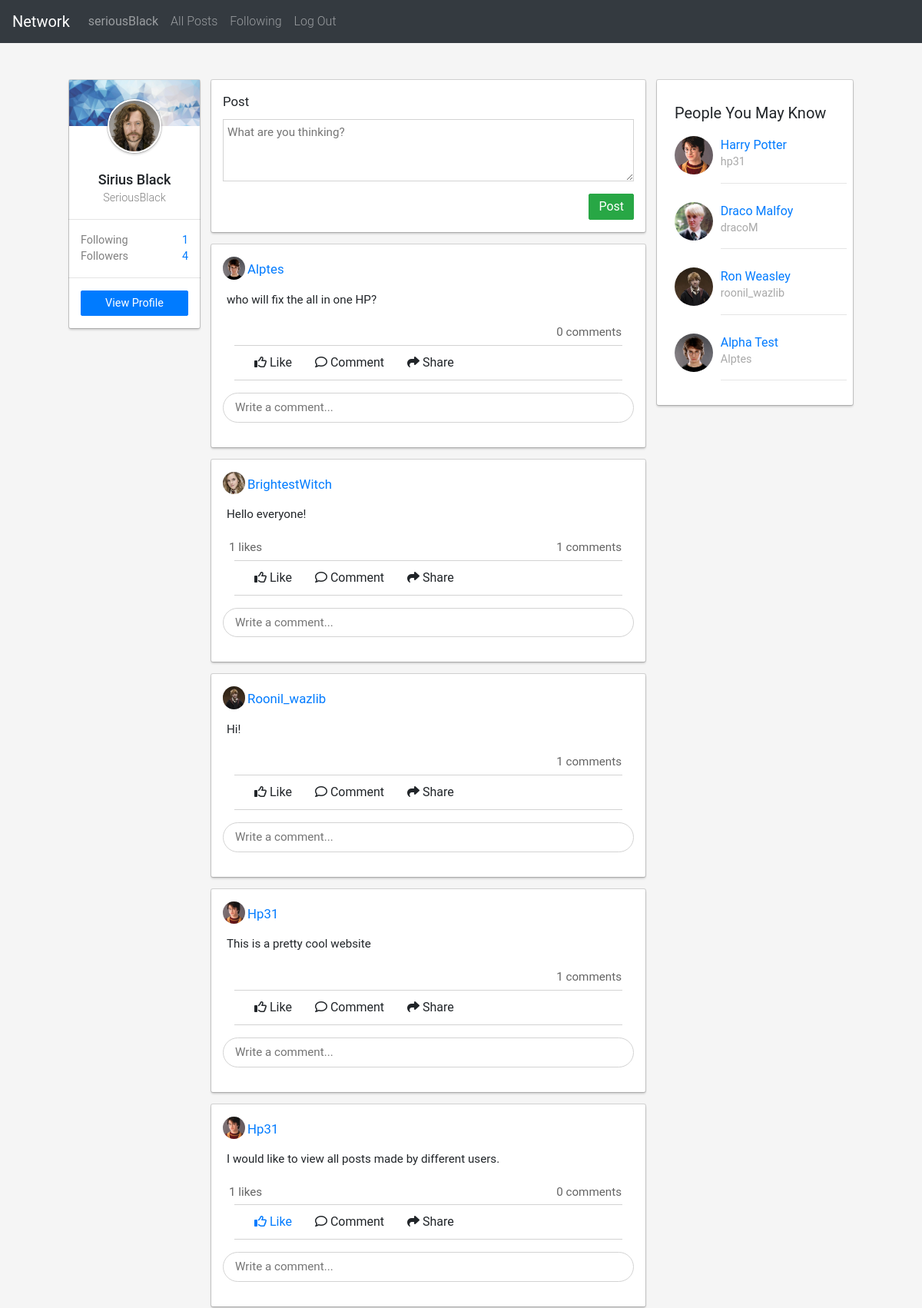
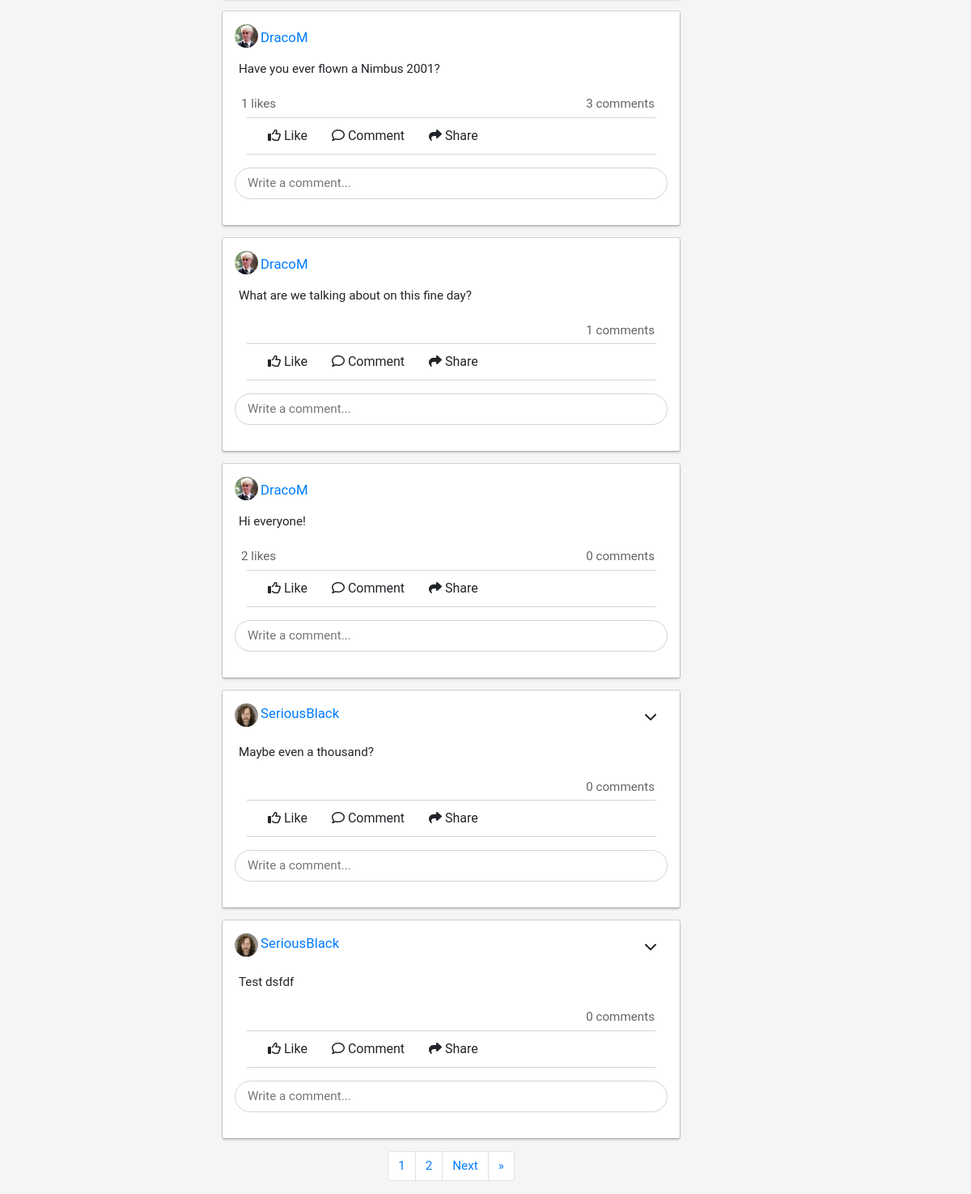
Screenshot of / (signed in) with the database file from the repository (2 pictures, top to bottom).
### network/models.py (models this page shows, shortened)
class User(AbstractUser):
    followers = models.ManyToManyField('self', blank=True, related_name="followersList", symmetrical=False)
    following = models.ManyToManyField('self', blank=True, related_name="followingList", symmetrical=False)
    profilePic = models.ImageField(upload_to=new_filename, storage=OverwriteStorage(), null=True, blank=True)
    description = models.TextField(null=True, blank=True)
    def __str__(self):
        return f"{self.username}"
    def followerCount(self):
        return len(self.followers.all())
    def followingCount(self):
        return len(self.following.all())

class Post(models.Model):
    user = models.ForeignKey(User, on_delete=models.CASCADE, blank=True, related_name="posts")
    content = models.TextField()
    time = models.DateTimeField(auto_now_add=True)
    likes = models.ManyToManyField(User, blank=True, related_name="postLikes")
    ordering = ['-time']
    def comments(self):
        commentList = Comment.objects.all().filter(post=self)
        return commentList
    def allLikes(self):
        userList = list(self.likes.all())
        for i in range(len(userList)):
            userList[i] = userList[i].username
        return userList

### network/views.py (the view, shortened to what this page needs)
# urls.py: path("", views.index, name="index"),
def index(request):
    user = request.user
    print(user)
    print("GET Request has been called")
    if not user.is_authenticated:
        return HttpResponseRedirect(reverse("login"))
    postsList = Post.objects.order_by("-time").all()
    paginator = Paginator(postsList, 10)
    page_number =  request.GET.get('page')
    page_obj = paginator.get_page(page_number)
    pYouMayKnow = utils.getRandomProfiles(user)
    pAlsoViewed = utils.getRandomProfiles(user)
    return render(request, "network/index.html", {
        "postsList" : postsList,
        "page_obj" : page_obj,
        "pYouMayKnow" : pYouMayKnow,
        "pAlsoViewed" : pAlsoViewed
    })

### network/models.py (called while the page is built)
    def allLikes(self):
        userList = list(self.likes.all())
        for i in range(len(userList)):
            userList[i] = userList[i].username
        return userList

### network/utils.py (called while the page is built)
def getRandomProfiles(user):
    randomProfiles = list(User.objects.all().exclude(id=user.id))
    randomProfiles = random.sample(randomProfiles, k=4)
    return randomProfiles

### network/templates/network/index.html (shortened to what this page needs)
{% extends "network/layout.html" %}
{% load static %}
{% block body %}
<div class="container" style="max-width: 85%;">
    <div class="row p-0 mt-5">
        <div class="col-md-2" style="font-size: 0.9rem">
            <div class="row mb-4 pb-3" id="viewProfileTab"
                style="min-height: 50px; background-color: white; border-radius: 2px; box-shadow: rgba(0, 0, 0, 0.15) 0px 0px 0px 1px, rgba(0, 0, 0, 0.2) 0px 2px 3px 0px;">
                <div class="col">
                    <div class="row" style="height: 60px; overflow: hidden;">
                    </div>
                    <div class="d-flex justify-content-center">
                        {% if request.user.profilePic %}
                        <img id="smallProfilePic" src="{{request.user.profilePic.url}}" alt="profile-pic">
                        {% else %}
                        <img id="smallProfilePic" src="{% static 'network/images/defaultAvatar.png' %}"
                            alt="profile-pic">
                        {% endif %}
                    </div>
                    <div class="mb-3 mt-3 text-center">
                        <span style="font-size: 1.125rem; font-weight: 500;">{{request.user.first_name|capfirst}}
                            {{request.user.last_name|capfirst}}</span>
                        <br>
                        <span id="profileUsername"
                            style="color: gray; font-weight: 300">{{request.user.username|capfirst}}</span>
                    </div>
                    <hr class="mx-n3">
                    <div style="color: grey;">
                        <div> Following <span
                                style="float: right; color: #007bff">{{request.user.followingCount}}</span> </div>
                        <div> Followers <span style="float: right; color: #007bff">{{request.user.followerCount}}</span>
                        </div>
                    </div>
                    <hr class="mx-n3">
                    <a href="{% url 'profile' request.user.username %}">
                        <div class="btn btn-primary" id="viewProfileButton">View Profile</div>
                    </a>
                </div>
            </div>
        </div>
        <div class="col-md-7" style="font-size: 0.95rem">
            <div class="d-flex py-3 mb-3 postContainer">
                <div class="col">
                    <span style="font-size: 1.05rem;">Post</span>
                    <form action="" method="post" id="contentForm">
                        <textarea name="content" id="content" rows="3" placeholder="What are you thinking?"></textarea>
                    </form>
                    <button class="btn btn-success" style="float: right" form="contentForm">Post</button>
                </div>
            </div>
            <div id="postsDisplay">
                {% for post in page_obj %}
                <div class="d-flex py-3 my-3 postContainer" id="postContainer-{{post.id}}">
                    <div class="col">
                        <div class="row">
                            <div class="col-1">
                                {% if post.user.profilePic %}
                                <img class="postProfilePicSmall" src="{{post.user.profilePic.url}}" alt="profile-pic">
                                {% else %}
                                <img class="postProfilePicSmall" src="{% static 'network/images/defaultAvatar.png' %}"
                                    alt="profile-pic">
                                {% endif %}
                            </div>
                            <div class="col-11 pl-0 align-self-end">
                                <span style="font-size: 1.05rem;" id="postUser" style="display: inline-block;">
                                    <a href="{% url 'profile' post.user %}"
                                        class="userProfileLink">{{post.user|capfirst}}</a>
                                </span>
                                {% if post.user == request.user %}
                                <div class="dropdown d-inline-flex" style=" float:right">
                                    <button class="btn" type="button" id="dropdownMenuButton" data-toggle="dropdown"
                                        aria-haspopup="true" aria-expanded="false">
                                        <i class="fas fa-chevron-down"></i>
                                    </button>
                                </div>
                                {% endif %}
                            </div>
                        </div>
                        <div class="row">
                            <div class="col">
                                <div class="postContent" id="post-{{post.id}}">{{post.content}}</div>
                            </div>
                        </div>
                        <div class="metaInfoRow d-flex justify-content-between ml-2 mr-3">
                            <div class="numLikes" data-numLikes="{{post.allLikes|length}}" id="postLikes-{{post.id}}" data-id="{{post.id}}" data-type="post"> {{post.allLikes|length}} likes </div>
                            <div class="numComments" data-numComments="{{post.comments|length}}" id="postComments-{{post.id}}" data-postID="{{post.id}}" data-type="post">{{post.comments|length}} comments</div>
                        </div>
                        <div class="row postOptionRow" id="optionRow-{{post.id}}">
                            {% if request.user.username in post.allLikes %}
                            <span class="options likeButton ml-3" data-id="post-{{post.id}}" style="color: #007bff"
                                data-item="post">
                                <i class="far fa-thumbs-up"></i> Like</span>
                            {% else %}
                            <span class="options likeButton ml-3" data-id="post-{{post.id}}" data-item="post">
                                <i class="far fa-thumbs-up"></i> Like</span>
                            {% endif %}
                            <span class="options commentButton" data-id="post-{{post.id}}"><i class="far fa-comment"></i>
                                Comment</span>
                            <span class="options" data-id="post-{{post.id}}"><i class="fas fa-share"></i> Share</span>
                        </div>
                        <div class="row">
                            <div class="col my-3">
                                <input class="comment" data-postID="{{post.id}}" type="text" placeholder="Write a comment..."
                                    style="width: 100%; padding: 7px 15px; border-radius: 50px; border: 1px solid lightgrey">
                            </div>
                        </div>
                    </div>
                </div>
                {% endfor %}
            </div>
            <nav aria-label="page navigation">
                <ul class="pagination justify-content-center">
                    {% for page_number in page_obj.paginator.page_range %}
                    <li class="page-item"><a class="page-link" href="?page={{page_number}}">{{page_number}}</a></li>
                    {% endfor %}
                    {% if page_obj.has_next %}
                    <li class="page-item"><a class="page-link" href="?page={{ page_obj.next_page_number }}">Next</a>
                    <li class="page-item"><a class="page-link"
                            href="?page={{ page_obj.paginator.num_pages }}">&raquo;</a></li>
                    {% endif %}
                    </li>
                </ul>
            </nav>
        </div>
        <div class="col-md-3">
            <div class="row p-2 mb-4" id="pYouMayKnowTab" style="position: sticky; top: 76px;">
                <div class="col">
                    <div id="pYouMayKnow">People You May Know</div>
                    {% for profile in pYouMayKnow %}
                    <div class="suggestedUsers mb-2">
                        <div class="row">
                            <div class="col-3">
                                {% if profile.profilePic %}
                                <img src="{{ profile.profilePic.url }}" alt="profile-pic" class="pYouMayKnowPic">
                                {% else %}
                                <img src="{% static 'network/images/defaultAvatar.png' %}" alt="profile-pic"
                                    class="pYouMayKnowPic">
                                {% endif %}
                            </div>
                            <div class="col-9 pr-0">
                                <div><a href="{% url 'profile' profile.username %}"> {{profile.first_name}}
                                        {{profile.last_name}} </a></div>
                                <div style="font-size: 0.9rem; margin-top: -1px; color: darkgrey">{{profile.username}}
                                </div>
                                <hr>
                            </div>
                        </div>
                    </div>
                    {% endfor %}
                </div>
            </div>
        </div>
    </div>
</div>
{% endblock %}

### network/templates/network/layout.html (shortened to what this page needs)
{% load static %}
<!DOCTYPE html>
<html lang="en">
<head>
    <link rel="stylesheet" href="https://stackpath.bootstrapcdn.com/bootstrap/4.4.1/css/bootstrap.min.css"
>
    <link href="{% static 'network/styles.css' %}" rel="stylesheet">
</head>
<body>
    <nav class="navbar navbar-expand-lg sticky-top navbar-dark bg-dark">
        <a class="navbar-brand" href="{% url 'index' %}">Network</a>
        <div>
            <ul class="navbar-nav mr-auto">
                {% if user.is_authenticated %}
                <li class="nav-item">
                    <a class="nav-link"
                        href="{% url 'profile' user.username %}"><strong id="username">{{ user.username }}</strong></a>
                </li>
                {% endif %}
                <li class="nav-item">
                    <a class="nav-link" href="{% url 'index' %}">All Posts</a>
                </li>
                {% if user.is_authenticated %}
                <li class="nav-item">
                    <a class="nav-link" href="{% url 'following' request.user.username %}">Following</a>
                </li>
                <li class="nav-item">
                    <a class="nav-link" href="{% url 'logout' %}">Log Out</a>
                </li>
                {% endif %}
            </ul>
        </div>
    </nav>
    <div class="body">
        {% block body %}
        {% endblock %}
    </div>
</body>
</html>

### network/static/network/styles.css (style rules this page uses)
body { font-family: "Roboto", Arial, Helvetica, sans-serif; background-color: #f5f5f5; }
.postContent { margin: 15px 5px; }
#content { padding: 5px; margin: 10px 0; width: 100%; border-color: lightgrey; }
.options { font-size: 1rem; padding: 5px 10px; margin: 0 5px; }
.postOptionRow { align-items: center; border-top: 1px solid lightgrey; border-bottom: 1px solid lightgrey; padding: 5px 0; margin: 0 15px; }
.metaInfoRow { padding: 5px 0; }
.numLikes, .numComments { display: inline-flex; color: #646464; }
.numComments { margin-left : auto; }
.postContainer { background-color: white; border-radius: 2px; box-shadow: rgba(0, 0, 0, 0.15) 0px 0px 0px 1px, rgba(0, 0, 0, 0.2) 0px 2px 3px 0px; }
#pYouMayKnowTab, #pAlsoViewedTab { background-color : white; box-shadow: rgba(0, 0, 0, 0.15) 0px 0px 0px 1px, rgba(0, 0, 0, 0.2) 0px 2px 3px 0px; border-radius: 2px; }
#pYouMayKnow, #pAlsoViewed { font-size: 20px; margin: 20px 0 15px; }
.btn { border-radius: 2px; padding-top: 4px; padding-bottom: 4px; }
#viewProfileButton { font-size: 0.9rem; border-radius: 2px; width: 100%; padding: 5px; }
#viewProfileTab { position: sticky; top: 76px; }
.nav-item { font-weight: 300; }
#smallProfilePic { width: 70px; border-radius: 50%; height: 70px; margin-top: -35px; border: 2px solid white; margin-bottom: 5px; box-shadow: rgba(0, 0, 0, 0.15) 0px 0px 0px 1px, rgba(0, 0, 0, 0.2) 0px 2px 3px 0px; object-fit: cover; }
.postProfilePicSmall { width: 1.825rem; height: 1.825rem; object-fit: cover; border-radius: 50%; }
.pAlsoViewedPic, .pYouMayKnowPic { object-fit: cover; width: 3.125rem; height: 3.125rem; border-radius: 50%; margin-right: 10px }

### rows the page displays
User: username "seriousBlack", user.profilePic (picture), user.first_name "Sirius", user.last_name "Black", user.username "SeriousBlack", user.followingCount "1", user.followerCount "4"
Post: user.profilePic (picture), user "Alptes", content "who will fix the all in one HP?", comments|length "0"
Post: user.profilePic (picture), user "BrightestWitch", content "Hello everyone!", allLikes|length "1", comments|length "1"
Post: user.profilePic (picture), user "Roonil_wazlib", content "Hi!", comments|length "1"
Post: user.profilePic (picture), user "Hp31", content "This is a pretty cool website", comments|length "1"
Post: user.profilePic (picture), user "Hp31", content "I would like to view all posts made by different users.", allLikes|length "1", comments|length "0"
Post: user.profilePic (picture), user "DracoM", content "Have you ever flown a Nimbus 2001?", allLikes|length "1", comments|length "3"
Post: user.profilePic (picture), user "DracoM", content "What are we talking about on this fine day?", comments|length "1"
Post: user.profilePic (picture), user "DracoM", content "Hi everyone!", allLikes|length "2", comments|length "0"
Post: user.profilePic (picture), user "SeriousBlack", content "Maybe even a thousand?", comments|length "0"
Post: user.profilePic (picture), user "SeriousBlack", content "Test dsfdf", comments|length "0"
User: profilePic (picture), first_name "Harry", last_name "Potter", username "hp31"
User: profilePic (picture), first_name "Draco", last_name "Malfoy", username "dracoM"
User: profilePic (picture), first_name "Ron", last_name "Weasley", username "roonil_wazlib"
User: profilePic (picture), first_name "Alpha", last_name "Test", username "Alptes"

### other values shown
{{ page_number }} "1" "2"
